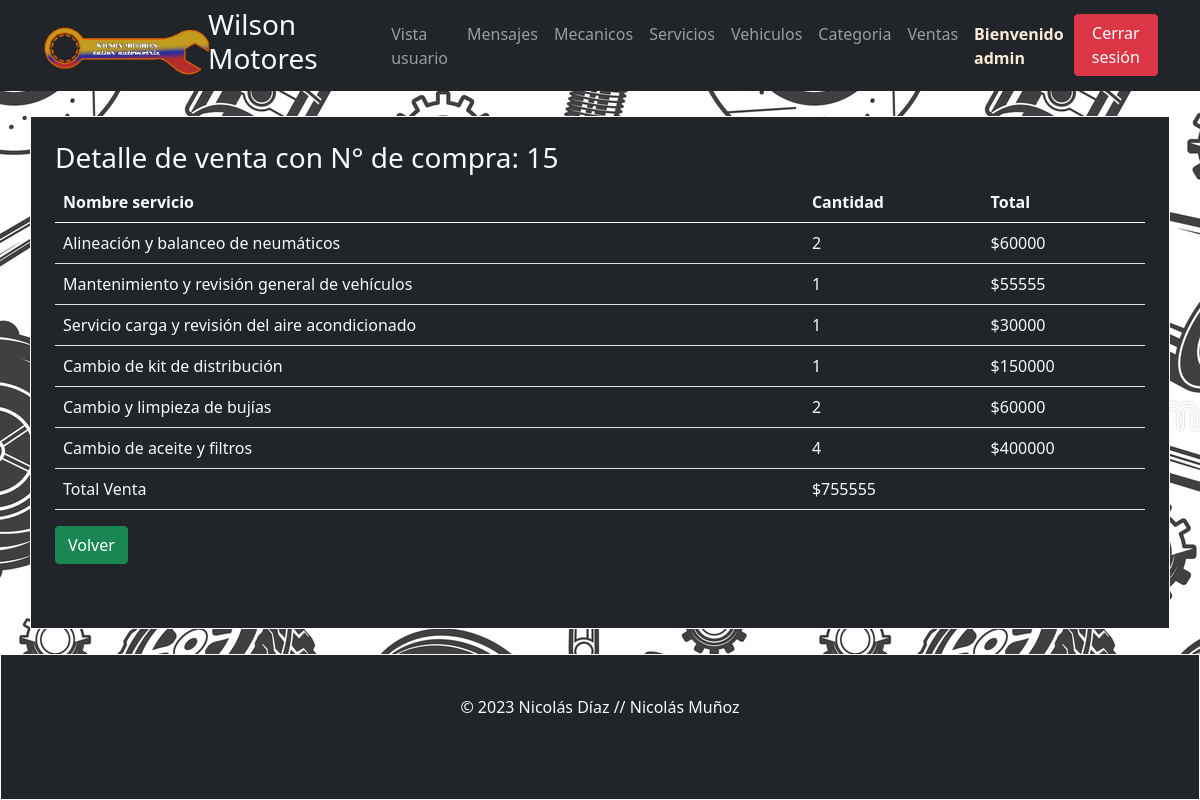
The app's page /detalle/15/ (signed in) with its own data.
### core/models.py (models this page shows, shortened)
class Detalle_compra(models.Model):
    servicio = models.ForeignKey(Servicio, on_delete=models.CASCADE)
    compra = models.ForeignKey(Compra, on_delete=models.CASCADE)
    cantidad_producto = models.IntegerField(verbose_name='Cantidad Productos')
    precio_total = models.IntegerField(verbose_name='Precio Total')

class Servicio(models.Model):
    idServicio = models.AutoField(primary_key=True, verbose_name= "Id Servicio")
    nombreServicio = models.CharField(max_length=50, verbose_name="Nombre Servicio")
    precioServicio = models.IntegerField(verbose_name="Precio Servicio")
    descripcionServicio = models.CharField(max_length=500, verbose_name="Descripcion Servicio")
    imagenServicio = models.ImageField(upload_to='servicios', verbose_name="Imagen del servicio")
    def __str__(self):
        return self.nombreServicio

### core/views.py (the view)
# urls.py: path('detalle/<int:id_compra>/', detalle_venta, name='detalle_venta'),
@login_required
@permission_required('auth.view_user')
def detalle_venta(request, id_compra):
    compra = get_object_or_404(Compra, id_compra=id_compra)
    det_compra = Detalle_compra.objects.filter(compra_id=compra.id_compra).order_by('-id')
    id_compra_prueba = id_compra
    totalCompra = compra.precio_total
    datos = {
        'compra': [compra],
        'det_compra': det_compra,
        'id_compra_prueba': id_compra_prueba,
        'totalCompra': totalCompra
    }
    return render(request, 'core/venta_detalle.html', datos)

### core/context_processor.py (called while the page is built)
def total_carrito(request):
    total = 0
    if request.user.is_authenticated:
        if "carrito" in request.session.keys():
            for key, value in request.session["carrito"].items():
                total += int(value["acumulado"])
    return {"total_carrito": total}

### core/templates/core/venta_detalle.html (shortened to what this page needs)
<!DOCTYPE html>
<html lang="en">
{% load static%}
<head>
    <link href="https://cdn.jsdelivr.net/npm/bootstrap@5.0.2/dist/css/bootstrap.min.css" rel="stylesheet"
>
    <link rel="stylesheet" href="../../static/core/css/style.css">
</head>
<body>
    <section>
        <nav class="navbar navbar-expand-lg navbar-dark bg-dark sticky-top">
          <div class="container">
            <a class="navbar-brand" href="{% url 'vista_admin' %}">
              <img src="{% static 'core/img/logo.png'%}" alt="logo_wilson" height="50">
            </a>
            <a class="h3 text-light" href="{% url 'vista_admin' %}" id="titulo-seccion">Wilson Motores</a>
            <div class="collapse navbar-collapse" id="navbarSupportedContent">
                    <ul class="navbar-nav ms-auto">
                            <li class="nav-item">
                                {% if user.username == 'admin' %}
                                    <a class="nav-link" href="{% url 'home' %}">Vista usuario</a>
                                {% else %}
                                    </li>
                                {% endif %}
                                </li>
                        <li class="nav-item">
                            <a class="nav-link" href="{% url 'lista_mensajes' %}">Mensajes</a>
                        </li>
                        <li class="nav-item">
                            <a class="nav-link" href="{% url 'lista_mecanicos' %}">Mecanicos</a>
                        </li>
                        <li class="nav-item">
                            <a class="nav-link" href="{% url 'lista_servicios' %}">Servicios</a>
                        </li>
                        <li class="nav-item">
                            <a class="nav-link" href="{% url 'lista_vehiculo' %}">Vehiculos</a>
                        </li>
                        <li class="nav-item">
                            <a class="nav-link" href="{% url 'lista_categoria' %}">Categoria</a>
                        </li>
                        <li class="nav-item">
                            <a class="nav-link" href="{% url 'lista_ventas_admin' %}">Ventas</a>
                        </li>
                        <li class="nav-item">
                            {% if user.username == '' %}
                                <a href="{% url 'login'%}"><button type="button" class="btn btn-success" style="justify-self: unset;" >Iniciar sesión</button></a>
                            {% else %}
                                <a class="nav-link" style="color: antiquewhite; font-weight: bold;">Bienvenido {{user.username }}</a>
                            </li>
                                <a href="{% url 'logout' %}"><button type="button" class="btn btn-danger" style="justify-self: unset;">Cerrar sesión</button></a>
                            {% endif %}
                    </ul>
                </div>
          </div>
        </nav>
    </section>
<section>
<div class="container bg-dark text-light mt-2 mb-2  border border-light" style="padding: 2%;">
    <h3>Detalle de venta con N° de compra: {{id_compra_prueba}}</h3>
    <table class="table text-light">
        <thead>
            <tr>
                <th>Nombre servicio</th>
                <th>Cantidad</th>
                <th>Total</th>
            </tr>
        </thead>
        <tbody>
            {% for det in det_compra %}
            <tr>
                <td>{{ det.servicio }}</td>
                <td>{{ det.cantidad_producto }}</td>
                <td>${{ det.precio_total }}</td>
            </tr>
            {% endfor %}
            <tr>
                <td>Total Venta</td>
                <td>${{totalCompra}}</td>
                <td>
            </tr>
        </tbody>
    </table>
    <a href="{% url 'lista_ventas_admin' %}" class="btn btn-success">Volver</a>
    <p>&nbsp;</p>
</div>
</section>
<footer class="page-footer font-small bg-dark text-light border border-light teal pt-4">
    <div class="footer-copyright text-center py-3">© 2023 Nicolás Díaz // Nicolás Muñoz</div>
    <p id="temp" class="footer-copyright text-center py-3"></p>
</footer>
</body>
</html>

### core/static/core/css/style.css (style rules this page uses)
body { background-image: url('../img/fondo.jpg'); display: grid; height: 100vh; width: 1fr; }
.navbar { background-color: black; border-color: lightgray; border-width: 1px; }
.navbar-brand { height: 50px; width: 150px; }
.h3 { color: white; text-decoration: none; }
.navbar-nav { margin-left: 150px; }

### records on screen
Detalle_compra: servicio "Alineación y balanceo de neumáticos", cantidad_producto "2", precio_total "60000"
Detalle_compra: servicio "Mantenimiento y revisión general de vehículos", cantidad_producto "1", precio_total "55555"
Detalle_compra: servicio "Servicio carga y revisión del aire acondicionado", cantidad_producto "1", precio_total "30000"
Detalle_compra: servicio "Cambio de kit de distribución", cantidad_producto "1", precio_total "150000"
Detalle_compra: servicio "Cambio y limpieza de bujías", cantidad_producto "2", precio_total "60000"
Detalle_compra: servicio "Cambio de aceite y filtros", cantidad_producto "4", precio_total "400000"

### other values on screen
{{ user.username }} "admin"
{{ id_compra_prueba }} "15"
{{ totalCompra }} "755555"
